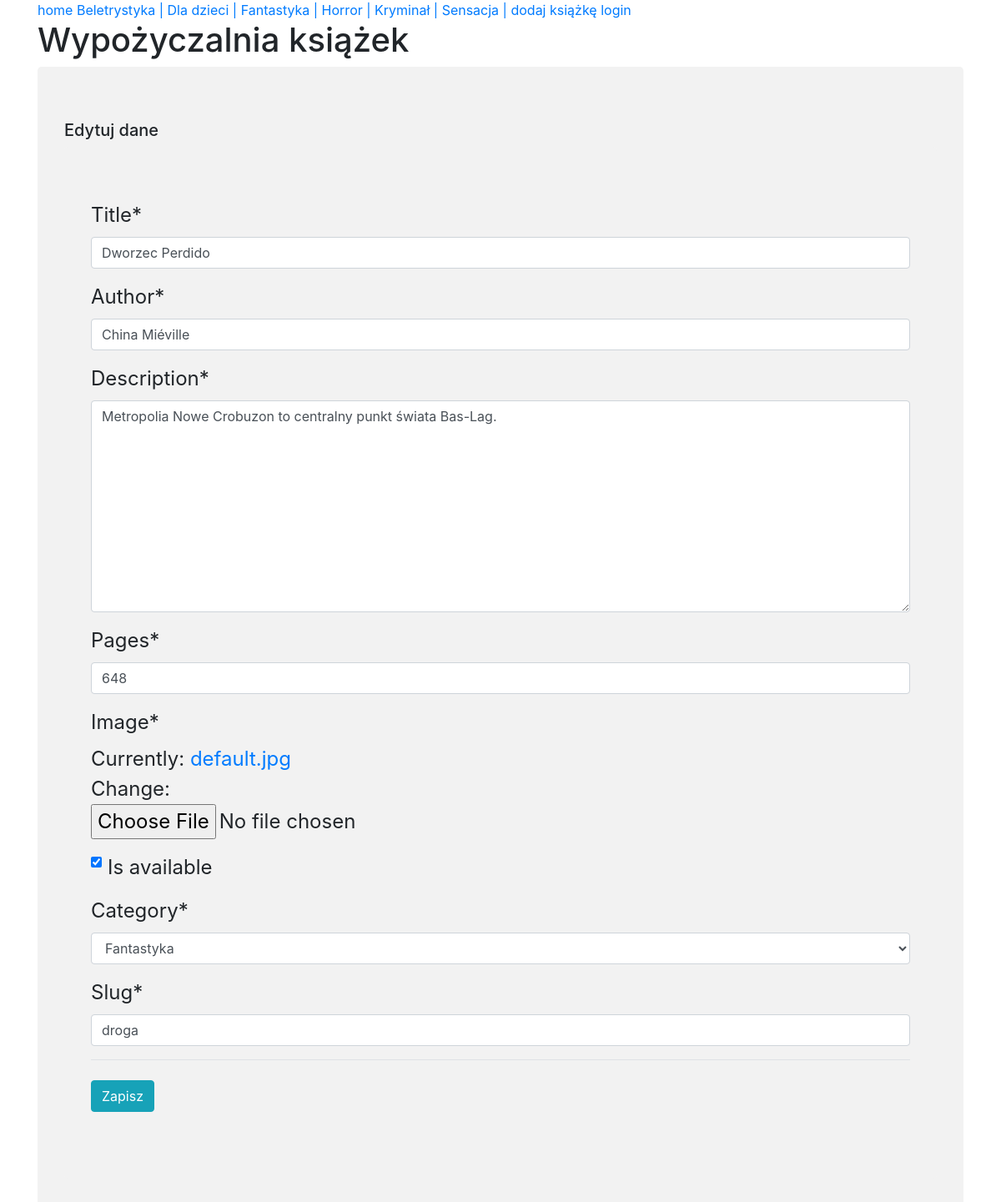
The page /droga/edit on the database as committed earlier.
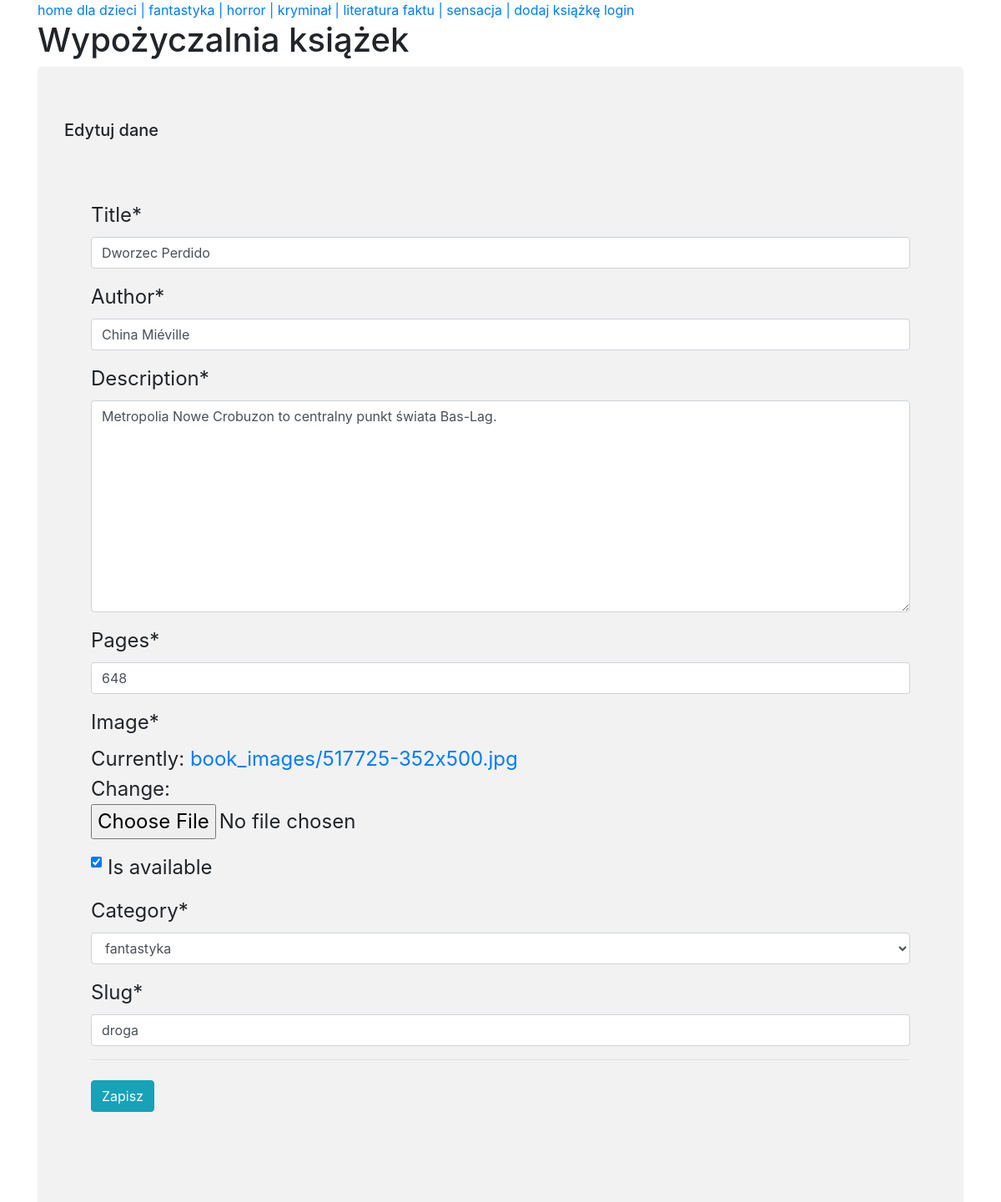
The same page on the database as committed later.
### wypozyczalnia/models.py (models this page shows, shortened)
class Category(models.Model):
    name = models.CharField(max_length=100)
    parent_category = models.ForeignKey('self', null=True, blank=True, on_delete=models.CASCADE)
    slug = models.SlugField(max_length=100, unique=True)
    class Meta:
        unique_together = ('slug', 'parent_category', )
        ordering = ('name',)
        verbose_name = "category"
        verbose_name_plural = "categories"
    def __str__(self):
        return self.name

class Book(models.Model):
    title = models.CharField(max_length=200)
    author = models.CharField(max_length=200)
    description = models.TextField()
    pages = models.CharField(max_length=50)
    image = models.ImageField(default='default.jpg', upload_to='book_images')
    is_available = models.BooleanField()
    category = models.ForeignKey(Category, on_delete=models.CASCADE)
    slug = models.SlugField(max_length=200, unique=True)

### wypozyczalnia/views.py (the view)
# urls.py: path('<str:slug>/edit', book_edit, name='book-edit'),
def book_edit(request, slug):
    book = get_object_or_404(Book, slug=slug)
    categories = Category.objects.all()
    if request.method == "POST":
        form = BookForm(request.POST, request.FILES, instance=book)
        if form.is_valid():
            form.save()
            messages.success(request, f'Zmiany zapisane')
            return redirect('book-detail', slug=book.slug)
    else:
        form = BookForm(instance=book)
    content = {'form': form, 'categories': categories}
    return render(request, 'wypozyczalnia/book_edit.html', content)

### wypozyczalnia/forms.py
class BookForm(forms.ModelForm):
    class Meta:
        model = Book
        fields = ['title', 'author', 'description', 'pages', 'image', 'is_available', 'category', 'slug']

### wypozyczalnia/templates/wypozyczalnia/book_edit.html (shortened to what this page needs)
{% extends 'wypozyczalnia/base.html' %}
{% load crispy_forms_tags %}
{% block content %}
    <h5 class="title">Edytuj dane</h5>
    <div class="jumbotron">
        <form method="POST" enctype="multipart/form-data">
            <fieldset class="form-group">
                <legend class="border-bottom">
                    {{ form|crispy }}
                </legend>
            </fieldset>
            <div class="form-group">
                <button class="btn btn-info" type="submit">Zapisz</button>
            </div>
        </form>
    </div>
{% endblock content %}

### wypozyczalnia/templates/wypozyczalnia/base.html (shortened to what this page needs)
<!DOCTYPE html>
{% load crispy_forms_tags %}
{% load static %}
<html lang="pl">
<head>
    <link rel="stylesheet" href="https://cdn.jsdelivr.net/npm/bootstrap@4.5.3/dist/css/bootstrap.min.css">
    <link rel="stylesheet" type="text/css" href="{% static 'wypozyczalnia/main.css' %}">
</head>
<body>
    <div class ="container">
        <nav>
            <a href="{% url 'home' %}">home</a>
            {% for category in categories %}
                <a href="{% url 'categories' category.slug %}">{{ category.name }} |</a>
            {% endfor %}
            <a href="{% url 'book-add' %}">dodaj książkę</a>
            {% if user.is_authenticated %}
                <a href="#">logout</a>
            {% else %}
                <a href="#">login</a>
            {% endif %}
        </nav>
        <div class="page-header">
            <h1>Wypożyczalnia książek</h1>
        </div>
        <div class="jumbotron">
            {% block content %}{% endblock %}
        </div>
    </div>
</body>
</html>

Rows that differ between the two databases and show on the page:
removed Category: name "Beletrystyka"
changed Category: name "Dla dzieci" → "dla dzieci"
changed Category: name "Fantastyka" → "fantastyka"
changed Category: name "Horror" → "horror"
changed Category: name "Kryminał" → "kryminał"
added Category: name "literatura faktu"
changed Category: name "Sensacja" → "sensacja"
changed Book "Dworzec Perdido": category "Fantastyka" → "fantastyka"
Other text that changed with them:
text no longer shown: "Title * Author * Description * Pages * Image * Currently: default.jpg Change: Is available Category * Slug *"
text now shown: "Title * Author * Description * Pages * Image * Currently: book_images/517725-352x500.jpg Change: Is available Category * Slug *"
